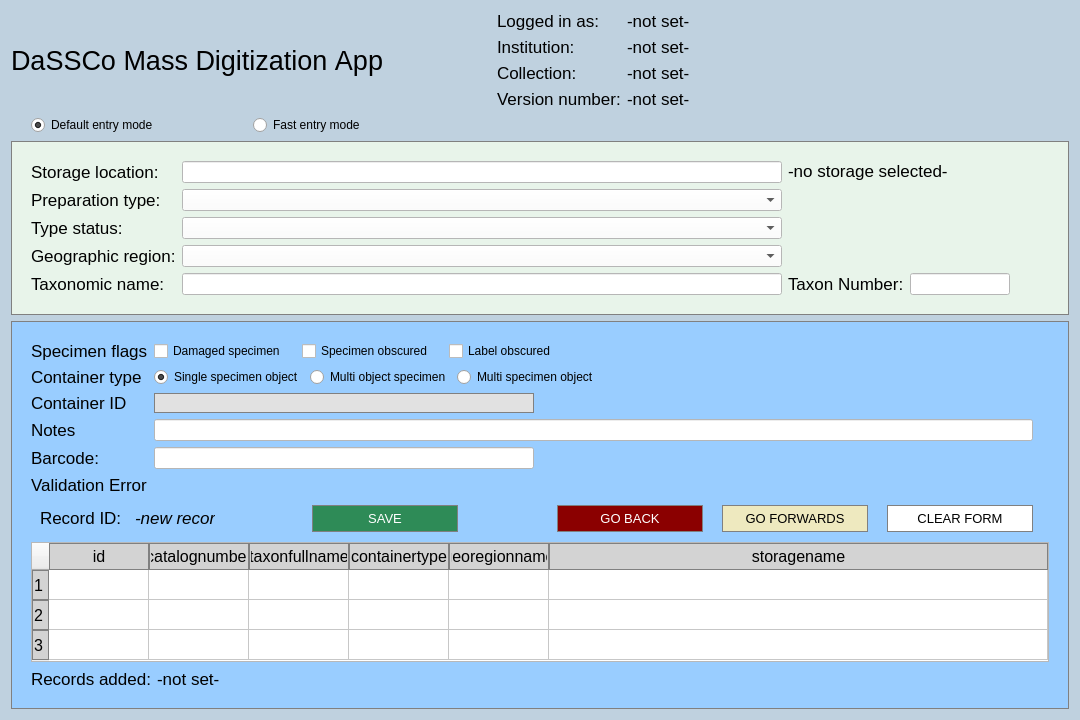
<?xml version="1.0" encoding="UTF-8"?>
<ui version="4.0">
 <class>SpecimenDataEntry</class>
 <widget class="QWidget" name="SpecimenDataEntry">
  <property name="geometry">
   <rect>
    <x>0</x>
    <y>0</y>
    <width>1080</width>
    <height>720</height>
   </rect>
  </property>
  <property name="sizePolicy">
   <sizepolicy hsizetype="Fixed" vsizetype="Fixed">
    <horstretch>0</horstretch>
    <verstretch>0</verstretch>
   </sizepolicy>
  </property>
  <property name="minimumSize">
   <size>
    <width>1080</width>
    <height>720</height>
   </size>
  </property>
  <property name="maximumSize">
   <size>
    <width>1080</width>
    <height>720</height>
   </size>
  </property>
  <property name="font">
   <font>
    <family>Arial</family>
   </font>
  </property>
  <property name="windowTitle">
   <string>DaSSCo Mass Digitization App</string>
  </property>
  <property name="styleSheet">
   <string>
    QWidget#SpecimenDataEntry {
        background-color: #BFD1DF;
    }
    QLineEdit {
        background-color: white;
        color: black;
    }    
    QComboBox{
        background-color: white;
        color: black;
    }
    QLineEdit:focus {
    background-color: yellow; /* Background color when focused */
    }
    QLineEdit:disabled {
        background-color: #E1E1E1;
        border: 1px solid rgb(128, 128, 128);
    }
    QLabel {
        font-family: Arial;
        font-size: 13pt;
    }
    QLabel#appTitle {
        font-size: 20pt;
    }
    .QLabelMetaInfo {
        font-family: Arial;
        font-size: 11pt;
        font-style: italic;
    }
    .QLabelError {
        font-family: Arial;
        font-size: 11pt;
        color: red;
    }
    .QLabelPlain{
        font-family: Arial;
        font-size: 11pt;
        color: black;
    }
    QPushButton {
        border: 1px solid rgb(128, 128, 128);
        padding: 5px;
        text-align: center;
        text-decoration: none;
        font-size: 10pt;
        margin: 4px 2px;
    }
    QPushButton#btnSave {
        color: white;
        background-color: #2E8B57
    }
    QPushButton#btnBack {
        color: white;
        background-color: #8B0000
    }
    QPushButton#btnForward {
        color: black;
        background-color: #EEE9BF
    }
    QPushButton#btnClear {
        color: black;
        background-color:white
    }
    QPushButton:focus {
    border: 2px solid yellow; 
    }
   QFrame#frmGreenArea {
       background-color: #E8F4EA;    
       border: 1px solid rgb(128, 128, 128);
       padding: 10px;
   }
   QFrame#frmBlueArea {
       background-color: #99CDFF;    
       border: 1px solid rgb(128, 128, 128);
       padding: 10px;
   }
   QCheckBox:focus {
    border: 2px solid yellow; 
    }
   QComboBox:focus {
    border: 2px solid yellow; 
    }
   QRadioButton:focus {
    border: 2px solid yellow; 
    }
   </string>
  </property>
  <layout class="QVBoxLayout" name="verticalLayout">
   <item>
    <layout class="QHBoxLayout" name="horizontalLayoutHeader">
     <item>
      <widget class="QLabel" name="appTitle">
       <property name="minimumSize">
        <size>
         <width>0</width>
         <height>0</height>
        </size>
       </property>
       <property name="maximumSize">
        <size>
         <width>480</width>
         <height>4096</height>
        </size>
       </property>
       <property name="font">
        <font>
         <family>Arial</family>
         <pointsize>20</pointsize>
         <kerning>false</kerning>
        </font>
       </property>
       <property name="text">
        <string>DaSSCo Mass Digitization App</string>
       </property>
      </widget>
     </item>
     <item>
      <layout class="QVBoxLayout" name="verticalLayoutMeta">
       <item>
        <layout class="QFormLayout" name="formLayout">
         <item row="0" column="0">
          <widget class="QLabel" name="lblUserName">
           <property name="text">
            <string>Logged in as:</string>
           </property>
          </widget>
         </item>
         <item row="1" column="0">
          <widget class="QLabel" name="lblInstitution">
           <property name="text">
            <string>Institution:</string>
           </property>
          </widget>
         </item>
         <item row="2" column="0">
          <widget class="QLabel" name="lblCollection">
           <property name="text">
            <string>Collection:</string>
           </property>
          </widget>
         </item>
         <item row="3" column="0">
          <widget class="QLabel" name="lblVersion">
           <property name="text">
            <string>Version number:</string>
           </property>
          </widget>
         </item>
         <item row="0" column="1">
          <widget class="QLabel" name="txtUserName">
           <property name="text">
            <string>-not set-</string>
           </property>
           <property name="class" stdset="0">
            <string>QLabelMetaInfo</string>
           </property>
          </widget>
         </item>
         <item row="1" column="1">
          <widget class="QLabel" name="txtInstitution">
           <property name="text">
            <string>-not set-</string>
           </property>
           <property name="class" stdset="0">
            <string>QLabelMetaInfo</string>
           </property>
          </widget>
         </item>
         <item row="2" column="1">
          <widget class="QLabel" name="txtCollection">
           <property name="text">
            <string>-not set-</string>
           </property>
           <property name="class" stdset="0">
            <string>QLabelMetaInfo</string>
           </property>
          </widget>
         </item>
         <item row="3" column="1">
          <widget class="QLabel" name="txtVersionNr">
           <property name="text">
            <string>-not set-</string>
           </property>
           <property name="class" stdset="0">
            <string>QLabelMetaInfo</string>
           </property>
          </widget>
         </item>
        </layout>
       </item>
      </layout>
     </item>
    </layout>
   </item>
   <item>
    <layout class="QHBoxLayout" name="horizontalLayout">
     <item>
      <spacer name="horizontalSpacer_6">
       <property name="orientation">
        <enum>Qt::Orientation::Horizontal</enum>
       </property>
       <property name="sizeType">
        <enum>QSizePolicy::Policy::Fixed</enum>
       </property>
       <property name="sizeHint" stdset="0">
        <size>
         <width>20</width>
         <height>20</height>
        </size>
       </property>
      </spacer>
     </item>
     <item>
      <widget class="QRadioButton" name="radModeDefault">
       <property name="text">
        <string>Default entry mode</string>
       </property>
       <property name="checked">
        <bool>true</bool>
       </property>
      </widget>
     </item>
     <item>
      <widget class="QRadioButton" name="radModeFastEntry">
       <property name="text">
        <string>Fast entry mode</string>
       </property>
      </widget>
     </item>
     <item>
      <spacer name="horizontalSpacer">
       <property name="orientation">
        <enum>Qt::Orientation::Horizontal</enum>
       </property>
       <property name="sizeType">
        <enum>QSizePolicy::Policy::Fixed</enum>
       </property>
       <property name="sizeHint" stdset="0">
        <size>
         <width>600</width>
         <height>20</height>
        </size>
       </property>
      </spacer>
     </item>
    </layout>
   </item>
   <item>
    <widget class="QFrame" name="frmGreenArea">
     <property name="frameShape">
      <enum>QFrame::Shape::StyledPanel</enum>
     </property>
     <property name="frameShadow">
      <enum>QFrame::Shadow::Raised</enum>
     </property>
     <layout class="QHBoxLayout" name="horizontalLayoutGreenArea">
      <item>
       <layout class="QVBoxLayout" name="verticalLayoutGreenAreaLeft">
        <item>
         <layout class="QFormLayout" name="formLayoutGreenAreaLeft">
          <item row="0" column="0">
           <widget class="QLabel" name="lblStorage">
            <property name="text">
             <string>Storage location:</string>
            </property>
           </widget>
          </item>
          <item row="0" column="1">
           <widget class="QLineEdit" name="inpStorage">
            <property name="minimumSize">
             <size>
              <width>600</width>
              <height>0</height>
             </size>
            </property>
           </widget>
          </item>
          <item row="1" column="0">
           <widget class="QLabel" name="lblPreparation">
            <property name="text">
             <string>Preparation type:</string>
            </property>
           </widget>
          </item>
          <item row="1" column="1">
           <widget class="QComboBox" name="cbxPrepType"/>
          </item>
          <item row="2" column="0">
           <widget class="QLabel" name="lblTypeStatus">
            <property name="text">
             <string>Type status:</string>
            </property>
           </widget>
          </item>
          <item row="2" column="1">
           <widget class="QComboBox" name="cbxTypeStatus"/>
          </item>
          <item row="3" column="0">
           <widget class="QLabel" name="lblGeoRegion">
            <property name="text">
             <string>Geographic region:</string>
            </property>
           </widget>
          </item>
          <item row="3" column="1">
           <widget class="QComboBox" name="cbxGeoRegion"/>
          </item>
          <item row="4" column="0">
           <widget class="QLabel" name="lblTaxonName">
            <property name="text">
             <string>Taxonomic name:</string>
            </property>
           </widget>
          </item>
          <item row="4" column="1">
           <widget class="QLineEdit" name="inpTaxonName"/>
          </item>
         </layout>
        </item>
       </layout>
      </item>
      <item>
       <layout class="QVBoxLayout" name="verticalLayoutGreenAreaRight">
        <item>
         <widget class="QLabel" name="txtStorageFullname">
          <property name="minimumSize">
           <size>
            <width>0</width>
            <height>80</height>
           </size>
          </property>
          <property name="text">
           <string>-no storage selected-</string>
          </property>
          <property name="alignment">
           <set>Qt::AlignmentFlag::AlignLeading|Qt::AlignmentFlag::AlignLeft|Qt::AlignmentFlag::AlignTop</set>
          </property>
          <property name="wordWrap">
           <bool>true</bool>
          </property>
          <property name="class" stdset="0">
           <string>QLabelMetaInfo</string>
          </property>
         </widget>
        </item>
        <item>
         <spacer name="horizontalSpacer_7">
          <property name="orientation">
           <enum>Qt::Orientation::Horizontal</enum>
          </property>
          <property name="sizeType">
           <enum>QSizePolicy::Policy::Expanding</enum>
          </property>
          <property name="sizeHint" stdset="0">
           <size>
            <width>200</width>
            <height>20</height>
           </size>
          </property>
         </spacer>
        </item>
        <item>
         <layout class="QFormLayout" name="formLayout_2">
          <property name="labelAlignment">
           <set>Qt::AlignmentFlag::AlignBottom|Qt::AlignmentFlag::AlignLeading|Qt::AlignmentFlag::AlignLeft</set>
          </property>
          <property name="formAlignment">
           <set>Qt::AlignmentFlag::AlignBottom|Qt::AlignmentFlag::AlignLeading|Qt::AlignmentFlag::AlignLeft</set>
          </property>
          <item row="0" column="0">
           <widget class="QLabel" name="lblTaxonNumber">
            <property name="text">
             <string>Taxon Number:</string>
            </property>
           </widget>
          </item>
          <item row="0" column="1">
           <widget class="QLineEdit" name="inpTaxonNumber">
            <property name="maximumSize">
             <size>
              <width>100</width>
              <height>4096</height>
             </size>
            </property>
           </widget>
          </item>
         </layout>
        </item>
       </layout>
      </item>
     </layout>
    </widget>
   </item>
   <item>
    <widget class="QFrame" name="frmBlueArea">
     <property name="frameShape">
      <enum>QFrame::Shape::StyledPanel</enum>
     </property>
     <property name="frameShadow">
      <enum>QFrame::Shadow::Raised</enum>
     </property>
     <layout class="QHBoxLayout" name="horizontalLayoutBlueArea">
      <item>
       <layout class="QVBoxLayout" name="verticalLayoutBlueAreaLeft">
        <item>
         <layout class="QHBoxLayout" name="horizontalLayoutWarning">
          <item>
           <layout class="QFormLayout" name="formLayoutInputFieldsBlue">
            <item row="0" column="0">
             <widget class="QLabel" name="lblSpecimenFlags">
              <property name="text">
               <string>Specimen flags</string>
              </property>
             </widget>
            </item>
            <item row="0" column="1">
             <layout class="QHBoxLayout" name="horizontalLayout_2">
              <item>
               <widget class="QCheckBox" name="chkDamage">
                <property name="sizePolicy">
                 <sizepolicy hsizetype="Fixed" vsizetype="Fixed">
                  <horstretch>0</horstretch>
                  <verstretch>0</verstretch>
                 </sizepolicy>
                </property>
                <property name="minimumSize">
                 <size>
                  <width>142</width>
                  <height>0</height>
                 </size>
                </property>
                <property name="text">
                 <string>Damaged specimen</string>
                </property>
               </widget>
              </item>
              <item>
               <widget class="QCheckBox" name="chkSpecimenObscured">
                <property name="sizePolicy">
                 <sizepolicy hsizetype="Fixed" vsizetype="Fixed">
                  <horstretch>0</horstretch>
                  <verstretch>0</verstretch>
                 </sizepolicy>
                </property>
                <property name="minimumSize">
                 <size>
                  <width>141</width>
                  <height>0</height>
                 </size>
                </property>
                <property name="text">
                 <string>Specimen obscured</string>
                </property>
               </widget>
              </item>
              <item>
               <widget class="QCheckBox" name="chkLabelObscured">
                <property name="text">
                 <string>Label obscured</string>
                </property>
               </widget>
              </item>
              <item>
               <spacer name="horizontalSpacer_2">
                <property name="orientation">
                 <enum>Qt::Orientation::Horizontal</enum>
                </property>
                <property name="sizeHint" stdset="0">
                 <size>
                  <width>100</width>
                  <height>20</height>
                 </size>
                </property>
               </spacer>
              </item>
             </layout>
            </item>
            <item row="2" column="0">
             <widget class="QLabel" name="lblContainerType">
              <property name="text">
               <string>Container type</string>
              </property>
             </widget>
            </item>
            <item row="2" column="1">
             <layout class="QHBoxLayout" name="horizontalLayout_3">
              <item>
               <widget class="QRadioButton" name="radRadioSSO">
                <property name="text">
                 <string>Single specimen object</string>
                </property>
                <property name="checked">
                 <bool>true</bool>
                </property>
               </widget>
              </item>
              <item>
               <widget class="QRadioButton" name="radRadioMOS">
                <property name="toolTip">
                 <string>One specimen on multiple objects</string>
                </property>
                <property name="toolTipDuration">
                 <number>3</number>
                </property>
                <property name="text">
                 <string>Multi object specimen</string>
                </property>
               </widget>
              </item>
              <item>
               <widget class="QRadioButton" name="radRadioMSO">
                <property name="toolTip">
                 <string>Multiple specimens on one object</string>
                </property>
                <property name="toolTipDuration">
                 <number>3</number>
                </property>
                <property name="text">
                 <string>Multi specimen object</string>
                </property>
               </widget>
              </item>
              <item>
               <spacer name="horizontalSpacer_3">
                <property name="orientation">
                 <enum>Qt::Orientation::Horizontal</enum>
                </property>
                <property name="sizeHint" stdset="0">
                 <size>
                  <width>500</width>
                  <height>20</height>
                 </size>
                </property>
               </spacer>
              </item>
             </layout>
            </item>
            <item row="3" column="0">
             <widget class="QLabel" name="lblContainerID">
              <property name="text">
               <string>Container ID</string>
              </property>
             </widget>
            </item>
            <item row="3" column="1">
             <widget class="QLineEdit" name="inpContainerName">
              <property name="enabled">
               <bool>false</bool>
              </property>
              <property name="maximumSize">
               <size>
                <width>380</width>
                <height>4096</height>
               </size>
              </property>
             </widget>
            </item>
            <item row="4" column="0">
             <widget class="QLabel" name="lblNotes">
              <property name="text">
               <string>Notes</string>
              </property>
             </widget>
            </item>
            <item row="4" column="1">
             <widget class="QLineEdit" name="inpNotes"/>
            </item>
            <item row="5" column="0">
             <widget class="QLabel" name="lblBarcode">
              <property name="text">
               <string>Barcode:</string>
              </property>
             </widget>
            </item>
            <item row="5" column="1">
             <widget class="QLineEdit" name="inpCatalogNumber">
              <property name="maximumSize">
               <size>
                <width>380</width>
                <height>4096</height>
               </size>
              </property>
             </widget>
            </item>
           </layout>
          </item>
          <item>
           <widget class="QLabel" name="imgWarningLinkedRecord">
            <property name="visible">
             <bool>false</bool>
            </property>
            <property name="locale">
             <locale language="English" country="Denmark"/>
            </property>
            <property name="text">
             <string/>
            </property>
            <property name="pixmap">
             <pixmap>img/Warning_LinkedRecord.png</pixmap>
            </property>
           </widget>
          </item>
         </layout>
        </item>
        <item>
         <widget class="QLabel" name="lblError">
          <property name="sizePolicy">
           <sizepolicy hsizetype="Fixed" vsizetype="Expanding">
            <horstretch>0</horstretch>
            <verstretch>0</verstretch>
           </sizepolicy>
          </property>
          <property name="maximumSize">
           <size>
            <width>1000</width>
            <height>20</height>
           </size>
          </property>
          <property name="font">
           <font>
            <family>Arial</family>
            <pointsize>11</pointsize>
           </font>
          </property>
          <property name="visible">
           <bool>false</bool>
          </property>
          <property name="text">
           <string>Validation Error</string>
          </property>
          <property name="alignment">
           <set>Qt::AlignmentFlag::AlignLeading|Qt::AlignmentFlag::AlignLeft|Qt::AlignmentFlag::AlignVCenter</set>
          </property>
          <property name="class" stdset="0">
           <string>QLabelError</string>
          </property>
         </widget>
        </item>
        <item>
         <layout class="QHBoxLayout" name="horizontalLayoutControlArea">
          <item>
           <widget class="QLabel" name="lblRecordID">
            <property name="maximumSize">
             <size>
              <width>80</width>
              <height>30</height>
             </size>
            </property>
            <property name="text">
             <string>Record ID:</string>
            </property>
           </widget>
          </item>
          <item>
           <widget class="QLabel" name="txtRecordID">
            <property name="maximumSize">
             <size>
              <width>80</width>
              <height>30</height>
             </size>
            </property>
            <property name="font">
             <font>
              <family>Arial</family>
              <pointsize>11</pointsize>
              <italic>true</italic>
             </font>
            </property>
            <property name="text">
             <string>-new record-</string>
            </property>
            <property name="class" stdset="0">
             <string>QLabelPlain</string>
            </property>
           </widget>
          </item>
          <item>
           <spacer name="horizontalSpacer_4">
            <property name="orientation">
             <enum>Qt::Orientation::Horizontal</enum>
            </property>
            <property name="sizeType">
             <enum>QSizePolicy::Policy::Fixed</enum>
            </property>
            <property name="sizeHint" stdset="0">
             <size>
              <width>80</width>
              <height>20</height>
             </size>
            </property>
           </spacer>
          </item>
          <item>
           <widget class="QPushButton" name="btnSave">
            <property name="maximumSize">
             <size>
              <width>150</width>
              <height>50</height>
             </size>
            </property>
            <property name="font">
             <font>
              <family>Arial</family>
              <pointsize>10</pointsize>
              <underline>false</underline>
              <strikeout>false</strikeout>
             </font>
            </property>
            <property name="text">
             <string>SAVE</string>
            </property>
           </widget>
          </item>
          <item>
           <spacer name="horizontalSpacer_5">
            <property name="orientation">
             <enum>Qt::Orientation::Horizontal</enum>
            </property>
            <property name="sizeType">
             <enum>QSizePolicy::Policy::Fixed</enum>
            </property>
            <property name="sizeHint" stdset="0">
             <size>
              <width>80</width>
              <height>20</height>
             </size>
            </property>
           </spacer>
          </item>
          <item>
           <widget class="QPushButton" name="btnBack">
            <property name="maximumSize">
             <size>
              <width>150</width>
              <height>50</height>
             </size>
            </property>
            <property name="font">
             <font>
              <family>Arial</family>
              <pointsize>10</pointsize>
              <underline>false</underline>
              <strikeout>false</strikeout>
             </font>
            </property>
            <property name="text">
             <string>GO BACK</string>
            </property>
           </widget>
          </item>
          <item>
           <widget class="QPushButton" name="btnForward">
            <property name="maximumSize">
             <size>
              <width>150</width>
              <height>50</height>
             </size>
            </property>
            <property name="font">
             <font>
              <family>Arial</family>
              <pointsize>10</pointsize>
              <underline>false</underline>
              <strikeout>false</strikeout>
             </font>
            </property>
            <property name="text">
             <string>GO FORWARDS</string>
            </property>
           </widget>
          </item>
          <item>
           <widget class="QPushButton" name="btnClear">
            <property name="maximumSize">
             <size>
              <width>150</width>
              <height>50</height>
             </size>
            </property>
            <property name="font">
             <font>
              <family>Arial</family>
              <pointsize>10</pointsize>
              <underline>false</underline>
              <strikeout>false</strikeout>
             </font>
            </property>
            <property name="text">
             <string>CLEAR FORM</string>
            </property>
           </widget>
          </item>
         </layout>
        </item>
        <item>
         <widget class="QTableWidget" name="tblPrevious">
          <property name="maximumSize">
           <size>
            <width>4096</width>
            <height>120</height>
           </size>
          </property>
          <property name="font">
           <font>
            <family>Arial</family>
            <pointsize>10</pointsize>
           </font>
          </property>
          <property name="styleSheet">
           <string notr="true">
          QHeaderView::section {
              font-family: Arial;
              font-size: 12pt;
              background-color: #D3D3D3;
              color: black;
              border: 1px solid grey;
              padding: 1px;
          }
            QTableWidget::item {
                height: 20px;
            }
          </string>
          </property>
          <property name="editTriggers">
           <set>QAbstractItemView::EditTrigger::NoEditTriggers</set>
          </property>
          <property name="rowCount">
           <number>3</number>
          </property>
          <attribute name="horizontalHeaderDefaultSectionSize">
           <number>100</number>
          </attribute>
          <attribute name="horizontalHeaderStretchLastSection">
           <bool>true</bool>
          </attribute>
          <row/>
          <row/>
          <row/>
          <column>
           <property name="text">
            <string>id</string>
           </property>
          </column>
          <column>
           <property name="text">
            <string>catalognumber</string>
           </property>
          </column>
          <column>
           <property name="text">
            <string>taxonfullname</string>
           </property>
          </column>
          <column>
           <property name="text">
            <string>containertype</string>
           </property>
          </column>
          <column>
           <property name="text">
            <string>georegionname</string>
           </property>
          </column>
          <column>
           <property name="text">
            <string>storagename</string>
           </property>
          </column>
         </widget>
        </item>
        <item>
         <layout class="QHBoxLayout" name="horizontalLayout_5">
          <item>
           <layout class="QHBoxLayout" name="horizontalLayout_4">
            <item>
             <widget class="QLabel" name="lblNumberCounter">
              <property name="maximumSize">
               <size>
                <width>120</width>
                <height>30</height>
               </size>
              </property>
              <property name="text">
               <string>Records added:</string>
              </property>
             </widget>
            </item>
            <item>
             <widget class="QLabel" name="txtNumberCounter">
              <property name="maximumSize">
               <size>
                <width>80</width>
                <height>30</height>
               </size>
              </property>
              <property name="text">
               <string>-not set-</string>
              </property>
              <property name="class" stdset="0">
               <string>QLabelPlain</string>
              </property>
             </widget>
            </item>
            <item>
             <spacer name="horizontalSpacer_8">
              <property name="orientation">
               <enum>Qt::Orientation::Horizontal</enum>
              </property>
              <property name="sizeHint" stdset="0">
               <size>
                <width>40</width>
                <height>20</height>
               </size>
              </property>
             </spacer>
            </item>
           </layout>
          </item>
         </layout>
        </item>
       </layout>
      </item>
     </layout>
    </widget>
   </item>
  </layout>
 </widget>
 <resources/>
 <connections/>
</ui>
